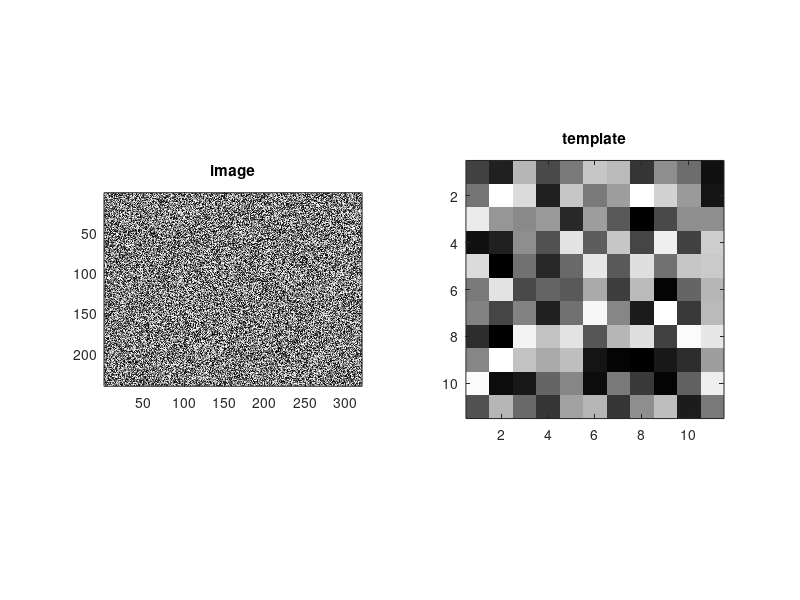
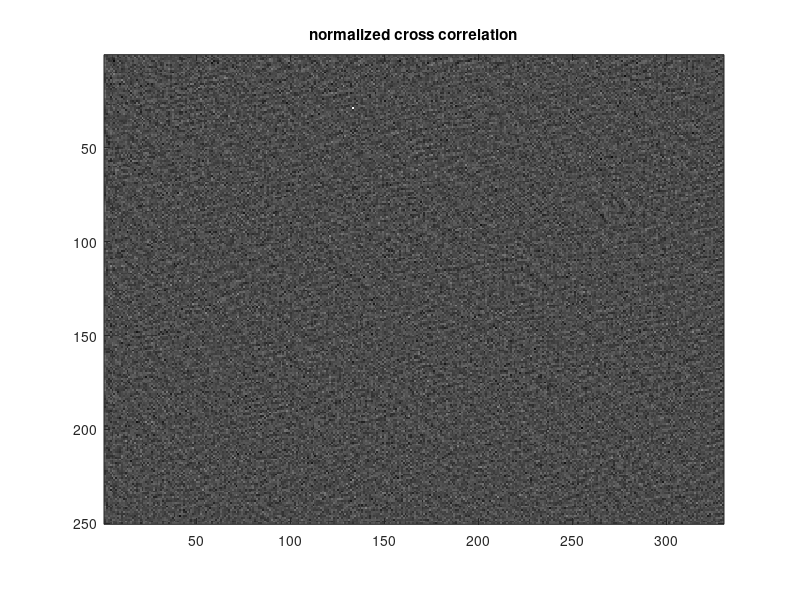

The MATLAB script that drew these images, in order:
templateSize = 11; % square template

imgWidth = 320; % rectangular image
imgHeight = 240; 

template = rand(templateSize); % template with random entries
img = rand(imgHeight, imgWidth); % similarly for the image

% randomly embed the template inside the img
embedX = round(rand*(imgWidth-templateSize-1)+1);
embedY = round(rand*(imgHeight-templateSize-1)+1);
img( embedY:embedY+templateSize-1, embedX:embedX+templateSize-1 ) = template;

% display the input for normxcorr2
H = figure(1); clf;
set(H,'name','Can you find the template?');
subplot(1,2,1);
imagesc(img);
axis('image'); title('image');
subplot(1,2,2);
imagesc(template);
axis('image'); title('template');
colormap(gray);

% perform NCC
% choose 'same' as the output shape -- ie. zero-pad the output so 
% that it's the same size as the original image
% this is not necessary, but is used for display

% ncc = normxcorr2_mex(template, img, 'same');
ncc = normxcorr2(template, img);

% display the ncc
H = figure(2); clf;
set(H,'name','NCC can!');
imagesc(ncc);
axis('image'); title('normalized cross correlation');
colormap(gray);

% output where there template was embedded (centered)
fprintf('template was embedded at (%i,%i)\n', embedY+ceil((templateSize-1)/2), embedX+ceil((templateSize-1)/2));

% compute, then output where ncc 'found' the template (the highest score,
% which in this case is +1, since there is no noise)
[t mi] = max(ncc);
[t mj] = max(t);
mi = mi(mj);
fprintf('ncc found it at (%i,%i)\n', mi, mj);
